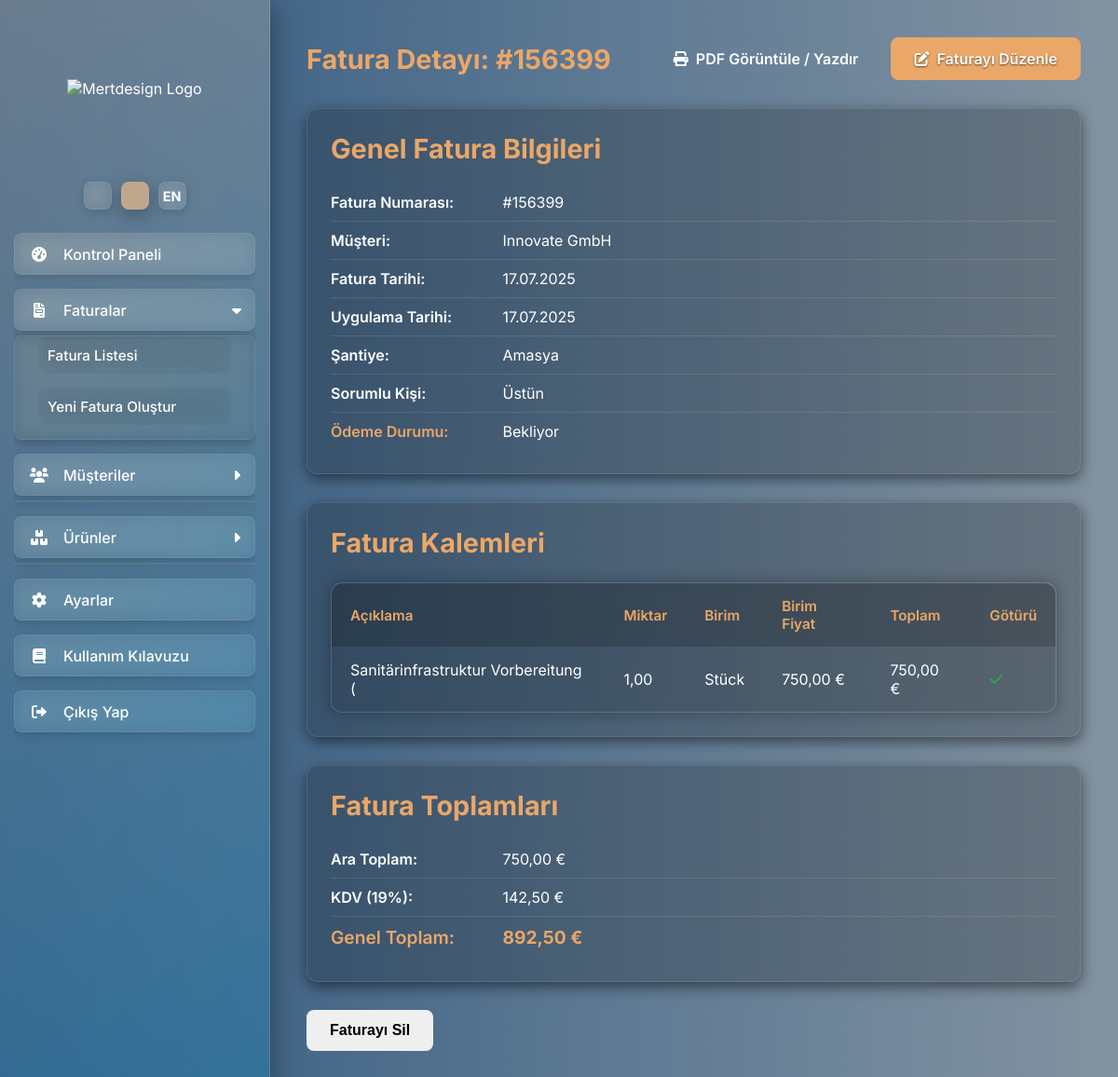
Page /fatura_detay/5 (signed in) on the committed database.
### app.py (models this page shows)
class Fatura(db.Model):
    id = db.Column(db.Integer, primary_key=True)
    fatura_no = db.Column(db.String(50), nullable=False, unique=True)
    tarih = db.Column(db.DateTime, default=datetime.utcnow)
    ausfuhrungsdatum = db.Column(db.DateTime, nullable=True)
    santiye = db.Column(db.String(200), nullable=True)
    sachbearbeiter = db.Column(db.String(100), nullable=True)
    musteri_id = db.Column(db.Integer, db.ForeignKey('musteri.id'), nullable=False)
    ara_toplam = db.Column(db.Float, nullable=False, default=0.0)
    kdv_tutari = db.Column(db.Float, nullable=False, default=0.0)
    genel_toplam = db.Column(db.Float, nullable=False, default=0.0)
    odeme_durumu = db.Column(db.String(50), default="Bekliyor", nullable=False)
    kalemler = db.relationship('FaturaKalemi', backref='fatura', lazy=True, cascade="all, delete-orphan")
    is_reverse_charge_invoice = db.Column(db.Boolean, default=False)

class Musteri(db.Model):
    id = db.Column(db.Integer, primary_key=True)
    firma_adi = db.Column(db.String(150), nullable=False)
    adres = db.Column(db.String(300), nullable=False)
    vergi_no = db.Column(db.String(50), nullable=True)
    telefon = db.Column(db.String(50), nullable=True)
    email = db.Column(db.String(120), nullable=True)
    ilgili_kisi = db.Column(db.String(100), nullable=True)
    web_adresi = db.Column(db.String(120), nullable=True)
    notlar = db.Column(db.Text, nullable=True)
    faturalar = db.relationship('Fatura', backref='musteri', lazy=True, cascade="all, delete-orphan")
    is_reverse_charge = db.Column(db.Boolean, default=False)

class FaturaKalemi(db.Model):
    id = db.Column(db.Integer, primary_key=True)
    aciklama = db.Column(db.String(500), nullable=False)
    miktar = db.Column(db.Float, nullable=False)
    birim = db.Column(db.String(50), nullable=False)
    birim_fiyat = db.Column(db.Float, nullable=False)
    satir_toplami = db.Column(db.Float, nullable=False)
    fatura_id = db.Column(db.Integer, db.ForeignKey('fatura.id'), nullable=False)
    is_goturu = db.Column(db.Boolean, default=False)

### app.py (the view)
@app.route('/fatura_detay/<int:fatura_id>')
@login_required
def fatura_detay(fatura_id):
    fatura = Fatura.query.get_or_404(fatura_id)
    return render_template('fatura_detay.html', fatura=fatura)

### app.py (called while the page is built)
def get_locale():
    if not has_request_context():
        return app.config['BABEL_DEFAULT_LOCALE']
    if 'lang' in request.args and request.args['lang'] in current_app.config['LANGUAGES']:
        session['lang'] = request.args['lang']
    if 'lang' in session:
        return session.get('lang')
    return request.accept_languages.best_match(current_app.config['LANGUAGES']) or current_app.config['BABEL_DEFAULT_LOCALE']

@app.before_request
def before_request_locale():
    g.locale = get_locale()

@login_manager.user_loader
def load_user(user_id):
    return User.query.get(int(user_id))

@app.context_processor
def inject_global_data_for_all_templates():
    sirket_profili = SirketProfili.query.first()
    if not sirket_profili:
        sirket_profili = {
            'firma_unvani': _('Yükleniyor...'),
            'adres': '', 'telefon': '', 'email': '', 'web_adresi': '',
            'iban': '', 'bic': '', 'vergi_no': '', 'sirket_no': '', 'banka_adi': ''
        }
    return dict(app=app, profil=sirket_profili, current_user=current_user)

### templates/fatura_detay.html (shortened to what this page needs)
{% extends "layout.html" %}
{% block content %}
    <div class="content-header">
        <h1>{{ _('Fatura Detayı') }}: #{{ fatura.fatura_no }}</h1>
        <div>
            <a href="{{ url_for('fatura_pdf', fatura_id=fatura.id) }}" class="btn btn-secondary" target="_blank"><i class="fas fa-print"></i> {{ _('PDF Görüntüle / Yazdır') }}</a>
            <a href="{{ url_for('fatura_duzenle', fatura_id=fatura.id) }}" class="btn btn-primary"><i class="fas fa-edit"></i> {{ _('Faturayı Düzenle') }}</a>
        </div>
    </div>
    <div class="content-card">
        <h2 class="text-2xl mb-4">{{ _('Genel Fatura Bilgileri') }}</h2>
        <div class="detail-item">
            <strong>{{ _('Fatura Numarası:') }}</strong> #{{ fatura.fatura_no }}
        </div>
        <div class="detail-item">
            <strong>{{ _('Müşteri:') }}</strong> <a href="{{ url_for('musteri_detay', musteri_id=fatura.musteri.id) }}" style="color: inherit; text-decoration: none;">{{ fatura.musteri.firma_adi }}</a>
        </div>
        <div class="detail-item">
            <strong>{{ _('Fatura Tarihi:') }}</strong> {{ fatura.tarih.strftime('%d.%m.%Y') }}
        </div>
        {% if fatura.ausfuhrungsdatum %}
        <div class="detail-item">
            <strong>{{ _('Uygulama Tarihi:') }}</strong> {{ fatura.ausfuhrungsdatum.strftime('%d.%m.%Y') }}
        </div>
        {% endif %}
        {% if fatura.santiye %}
        <div class="detail-item">
            <strong>{{ _('Şantiye:') }}</strong> {{ fatura.santiye }}
        </div>
        {% endif %}
        {% if fatura.sachbearbeiter %}
        <div class="detail-item">
            <strong>{{ _('Sorumlu Kişi:') }}</strong> {{ fatura.sachbearbeiter }}
        </div>
        {% endif %}
        <div class="detail-item">
            <strong>{{ _('Ödeme Durumu:') }}</strong> {{ _(fatura.odeme_durumu) }}
        </div>
    </div>
    <div class="content-card mt-6">
        <h2 class="text-2xl mb-4">{{ _('Fatura Kalemleri') }}</h2>
        {% if fatura.kalemler %}
            <div class="table-responsive">
                <table class="table table-striped table-hover">
                    <thead>
                        <tr>
                            <th>{{ _('Açıklama') }}</th>
                            <th class="text-end">{{ _('Miktar') }}</th>
                            <th>{{ _('Birim') }}</th>
                            <th class="text-end">{{ _('Birim Fiyat') }}</th>
                            <th class="text-end">{{ _('Toplam') }}</th>
                            <th class="text-center">{{ _('Götürü') }}</th>
                        </tr>
                    </thead>
                    <tbody>
                        {% for kalem in fatura.kalemler %}
                        <tr>
                            <td>{{ kalem.aciklama }}</td>
                            <td class="text-end">{{ "%.2f"|format(kalem.miktar)|replace('.', ',') }}</td>
                            <td>{{ kalem.birim }}</td>
                            <td class="text-end">{{ "%.2f"|format(kalem.birim_fiyat)|replace('.', ',') }} €</td>
                            <td class="text-end">{{ "%.2f"|format(kalem.satir_toplami)|replace('.', ',') }} €</td>
                            <td class="text-center">
                                {% if kalem.is_goturu %}
                                    <i class="fas fa-check" style="color: #28a745;"></i>
                                {% else %}
                                    <i class="fas fa-times" style="color: #dc3545;"></i>
                                {% endif %}
                            </td>
                        </tr>
                        {% endfor %}
                    </tbody>
                </table>
            </div>
        {% else %}
            <p class="text-md text-center py-4">{{ _('Bu faturaya ait henüz kalem bulunmamaktadır.') }}</p>
        {% endif %}
    </div>
    <div class="content-card mt-6">
        <h2 class="text-2xl mb-4">{{ _('Fatura Toplamları') }}</h2>
        <div class="detail-item">
            <strong>{{ _('Ara Toplam:') }}</strong> {{ "%.2f"|format(fatura.ara_toplam)|replace('.', ',') }} €
        </div>
        {% if not fatura.is_reverse_charge_invoice %}
        <div class="detail-item">
            <strong>{{ _('KDV') }} (19%):</strong> {{ "%.2f"|format(fatura.kdv_tutari)|replace('.', ',') }} €
        </div>
        {% endif %}
        <div class="detail-item" style="font-size: 1.2em; font-weight: bold; color: var(--btn-primary-bg);">
            <strong>{{ _('Genel Toplam:') }}</strong> {{ "%.2f"|format(fatura.genel_toplam)|replace('.', ',') }} €
        </div>
    </div>
    <div class="text-end mt-6">
        <form action="{{ url_for('fatura_sil', fatura_id=fatura.id) }}" method="POST" class="inline-block" onsubmit="return confirm('{{ _('Bu faturayı silmek istediğinizden emin misiniz?') }}');">
            <button type="submit" class="btn btn-danger">{{ _('Faturayı Sil') }}</button>
        </form>
    </div>
{% endblock content %}

### templates/fatura_detay.html (style rules this page uses)
.content-card { background-color: rgba(0, 0, 0, 0.2); padding: 25px; border-radius: 12px; border: 1px solid rgba(255, 255, 255, 0.1); box-shadow: 0 5px 15px rgba(0,0,0,0.5); margin-bottom: 30px; }
.detail-item { padding: 10px 0; border-bottom: 1px solid rgba(255, 255, 255, 0.1); color: var(--text-primary); }
.detail-item:last-child { border-bottom: none; }
.detail-item strong { display: inline-block; width: 180px; color: var(--text-secondary); font-weight: 600; }
.table-responsive { overflow-x: auto; margin-top: 25px; border: 1px solid rgba(255, 255, 255, 0.1); border-radius: 12px; box-shadow: 0 0 15px rgba(0,0,0,0.3); }
.table { width: 100%; border-collapse: collapse; border-spacing: 0; margin-top: 0; border-radius: 12px; overflow: hidden; }
.table th, .table td { border: none; padding: 15px 20px; text-align: left; color: var(--text-primary); background-color: rgba(0, 0, 0, 0.18); }
.table th { background-color: rgba(0, 0, 0, 0.28); font-weight: 600; font-size: 0.95rem; color: var(--btn-primary-bg); }
.table-striped tbody tr:nth-child(odd) td { background-color: rgba(0, 0, 0, 0.12); }
.content-header h1 { color: var(--btn-primary-bg); }
.content-header { display: flex; justify-content: space-between; align-items: center; margin-bottom: 30px; flex-wrap: wrap; gap: 15px; }
.content-header h1 { color: var(--btn-primary-bg); font-size: 1.8rem; margin-bottom: 0; white-space: nowrap; overflow: hidden; text-overflow: ellipsis; flex-shrink: 1; }
.content-header > div { display: flex; gap: 10px; flex-shrink: 0; }
.content-card h2.text-2xl { font-size: 1.8rem; margin-bottom: 20px; color: var(--btn-primary-bg); }
.content-card .detail-item:last-child strong { color: var(--btn-primary-bg) !important; }

### rows in the picture
Fatura: fatura_no "156399", tarih "17.07.2025", ausfuhrungsdatum "17.07.2025", santiye "Amasya", sachbearbeiter "Üstün", ara_toplam "750,00", kdv_tutari "142,50", genel_toplam "892,50"
Musteri: musteri.firma_adi "Innovate GmbH"
FaturaKalemi: aciklama "Sanitärinfrastruktur Vorbereitung (", miktar "1,00", birim "Stück", birim_fiyat "750,00", satir_toplami "750,00", is_goturu True (drawn)
